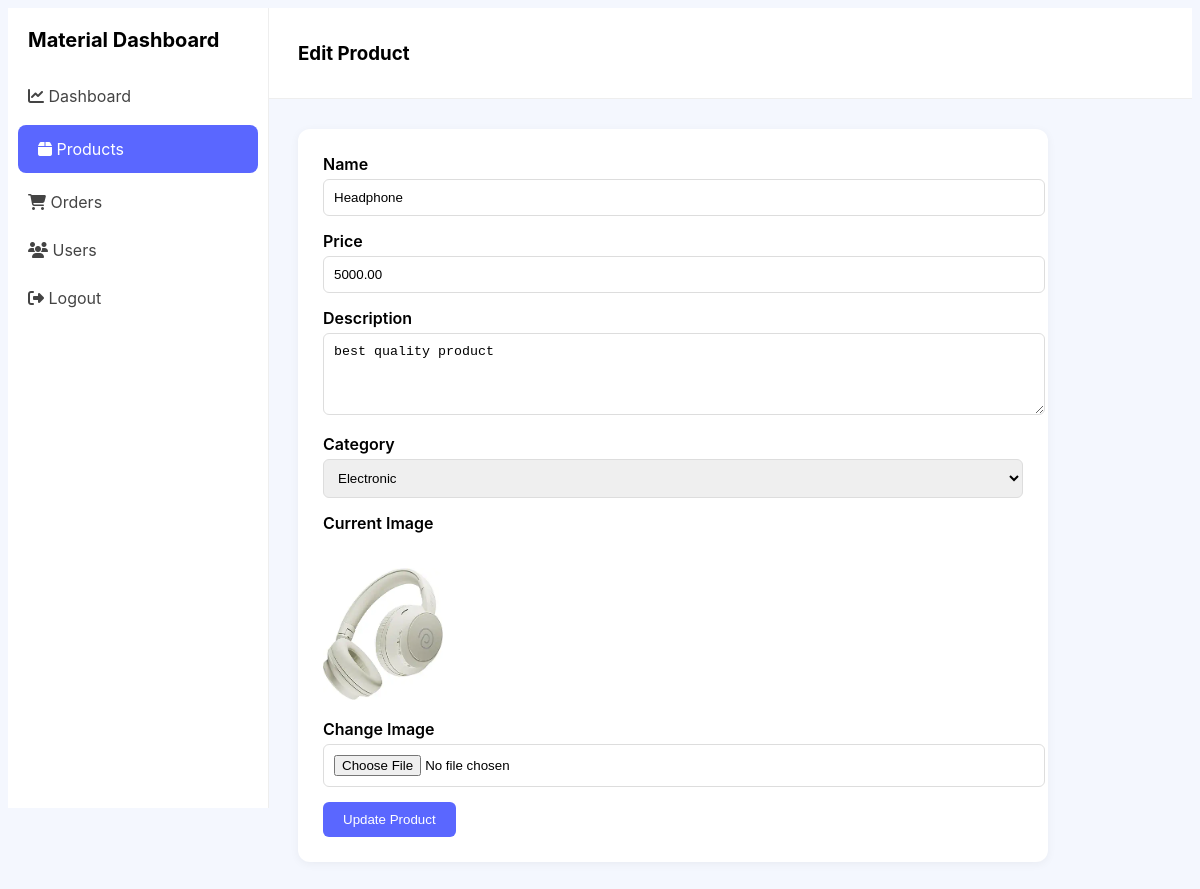
Page /admin/edit_product.php?id=1 (signed in) on the committed database.
### tables this page shows
CREATE TABLE `products` (
  `id` int(11) NOT NULL,
  `name` varchar(255) DEFAULT NULL,
  `description` text DEFAULT NULL,
  `price` decimal(10,2) DEFAULT NULL,
  `category_id` int(11) DEFAULT NULL,
  `image` varchar(255) DEFAULT NULL,
  `stock` int(11) DEFAULT 0,
  `created_at` timestamp NOT NULL DEFAULT current_timestamp()
);

CREATE TABLE `categories` (
  `id` int(11) NOT NULL,
  `name` varchar(100) DEFAULT NULL
);

### admin/edit_product.php (the view, shortened to what this page needs)
<?php
include("../config/db.php");
$id = $_GET['id'];
$stmt = $conn->prepare("SELECT * FROM products WHERE id=?");
$stmt->bind_param("i", $id);
$stmt->execute();
$product = $stmt->get_result()->fetch_assoc();
$categories = $conn->query("SELECT * FROM categories");
?>
<!DOCTYPE html>
<html lang="en">
<head>
    <link rel="stylesheet" href="style/assets/css/index.css">
    <link rel="stylesheet"
        href="https://cdnjs.cloudflare.com/ajax/libs/font-awesome/6.5.0/css/all.min.css">
</head>
<body>
    <div class="sidebar">
        <div class="logo">
            Material Dashboard
        </div>
        <a href="dashboard.php">
            <i class="fa fa-chart-line"></i> Dashboard
        </a>
        <a href="products.php" class="active">
            <i class="fa fa-box"></i> Products
        </a>
        <a href="orders.php">
            <i class="fa fa-shopping-cart"></i> Orders
        </a>
        <a href="users.php">
            <i class="fa fa-users"></i> Users
        </a>
        <a href="../auth/logout.php">
            <i class="fa fa-sign-out-alt"></i> Logout
        </a>
    </div>
    <div class="main">
        <div class="header">
            <h3>Edit Product</h3>
        </div>
        <div style="padding:30px;">
            <div class="card">
                <form method="POST" enctype="multipart/form-data">
                    <div class="form-group">
                        <label>Name</label>
                        <input
                            name="name"
                            value="<?= htmlspecialchars($product['name']) ?>"
                            required>
                    </div>
                    <div class="form-group">
                        <label>Price</label>
                        <input
                            name="price"
                            type="number"
                            step="0.01"
                            value="<?= $product['price'] ?>"
                            required>
                    </div>
                    <div class="form-group">
                        <label>Description</label>
                        <textarea
                            name="description"
                            rows="4"><?= htmlspecialchars($product['description']) ?></textarea>
                    </div>
                    <div class="form-group">
                        <label>Category</label>
                        <select name="category_id" required>
                            <?php while ($cat = $categories->fetch_assoc()): ?>
                                <option
                                    value="<?= $cat['id'] ?>"
                                    <?= $cat['id'] == $product['category_id'] ? 'selected' : '' ?>>
                                    <?= htmlspecialchars($cat['name']) ?>
                                </option>
                            <?php endwhile; ?>
                        </select>
                    </div>
                    <div class="form-group">
                        <label>Current Image</label><br>
                        <img
                            src="../assets/images/<?= $product['image'] ?>"
                            class="product-img">
                    </div>
                    <div class="form-group">
                        <label>Change Image</label>
                        <input type="file" name="image">
                    </div>
                    <button class="btn">
                        Update Product
                    </button>
                </form>
            </div>
        </div>
    </div>
</body>
</html>

### admin/edit_product.php (style rules this page uses)
body { background: #f4f7fe; font-family: Inter, sans-serif; }
.sidebar { width: 260px; background: #fff; height: 100vh; position: fixed; border-right: 1px solid #eee; }
.sidebar .logo { font-size: 20px; font-weight: 700; padding: 20px; }
.sidebar a { display: block; padding: 14px 20px; color: #444; text-decoration: none; }
.sidebar a.active { background: #5a67ff; color: #fff; border-radius: 8px; margin: 5px 10px; }
.main { margin-left: 260px; }
.header { background: #fff; padding: 15px 30px; border-bottom: 1px solid #eee; }
.card { background: #fff; padding: 25px; border-radius: 12px; box-shadow: 0 2px 10px rgba(0, 0, 0, 0.05); max-width: 700px; }
.form-group { margin-bottom: 15px; }
.form-group label { display: block; margin-bottom: 5px; font-weight: 600; }
.form-group input, .form-group textarea, .form-group select { width: 100%; padding: 10px; border: 1px solid #ddd; border-radius: 6px; }
.btn { background: #5a67ff; color: #fff; padding: 10px 20px; border: none; border-radius: 6px; cursor: pointer; }
.product-img { width: 120px; margin-top: 10px; border-radius: 8px; }

### rows in the picture
products: name "Headphone", price "5000.00", description "best quality product", category_id "Electronic", image (picture)
